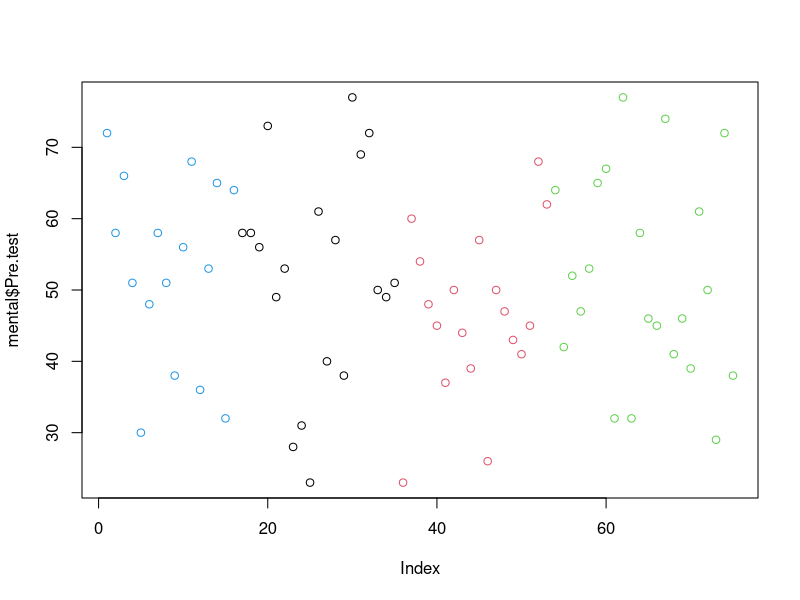
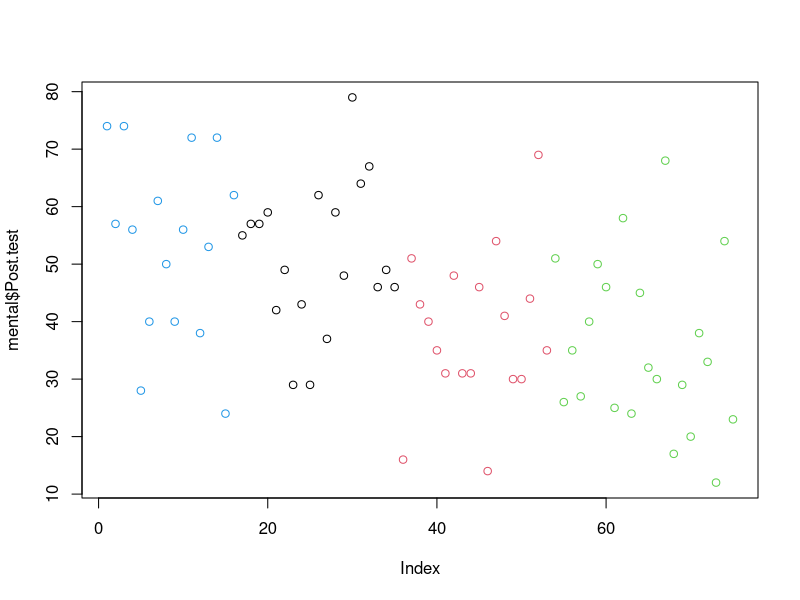
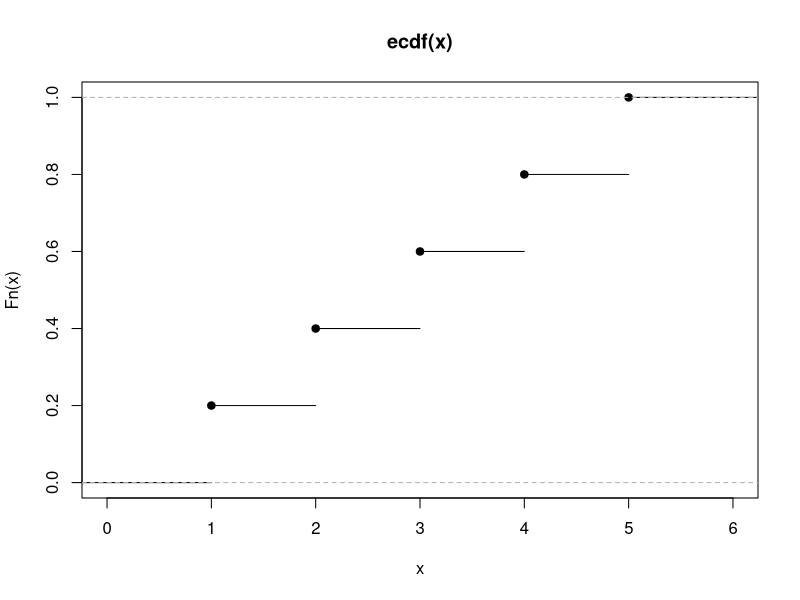
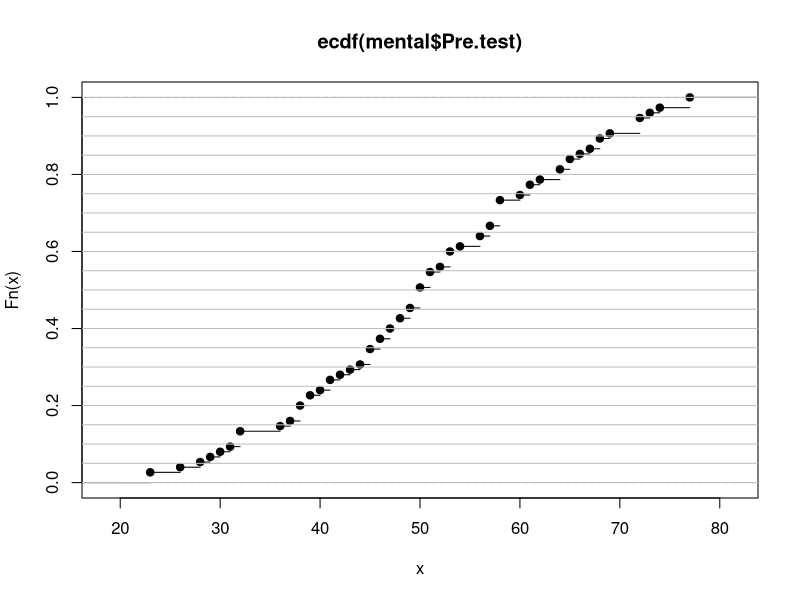
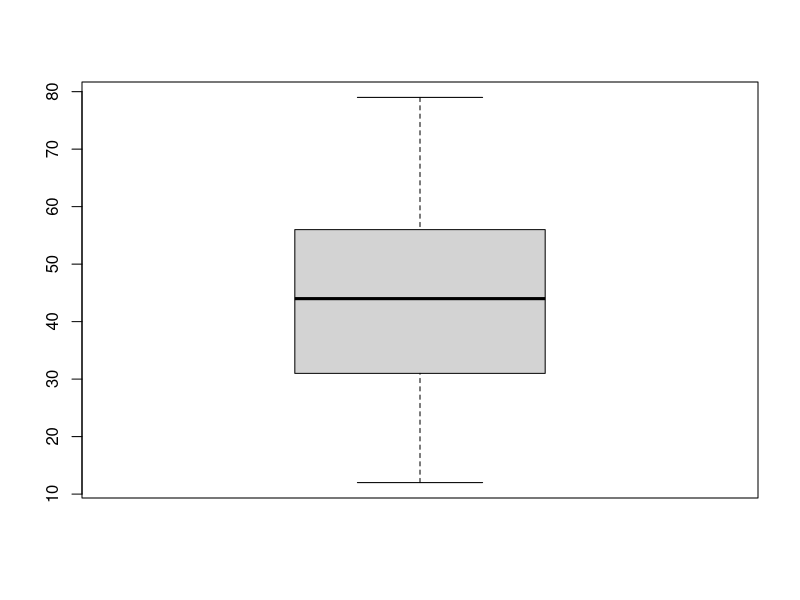
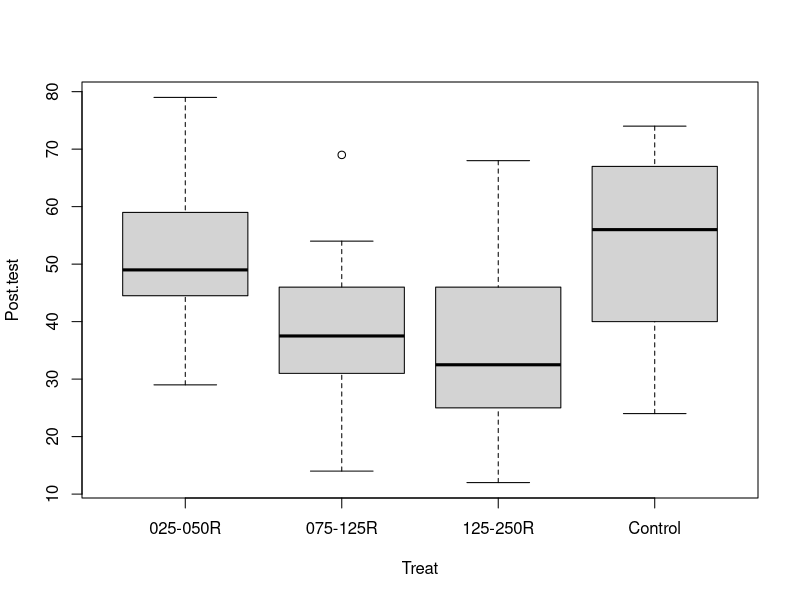
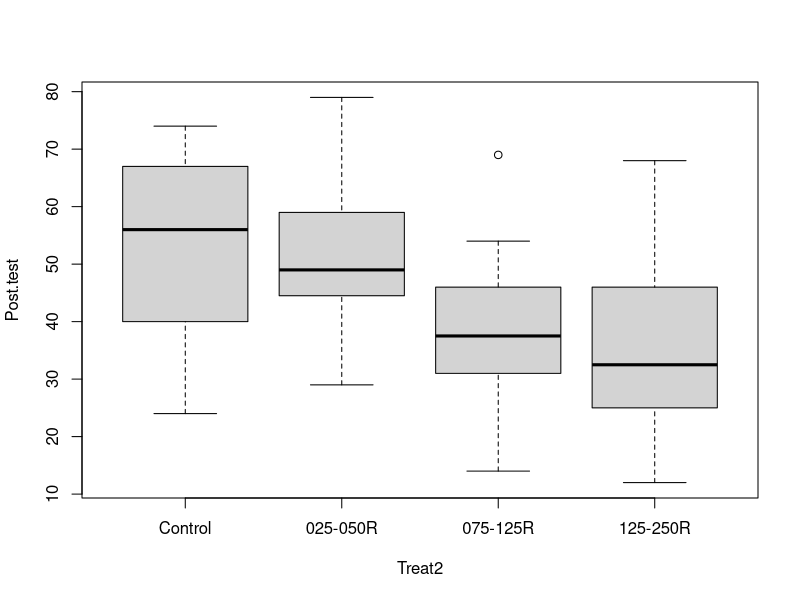
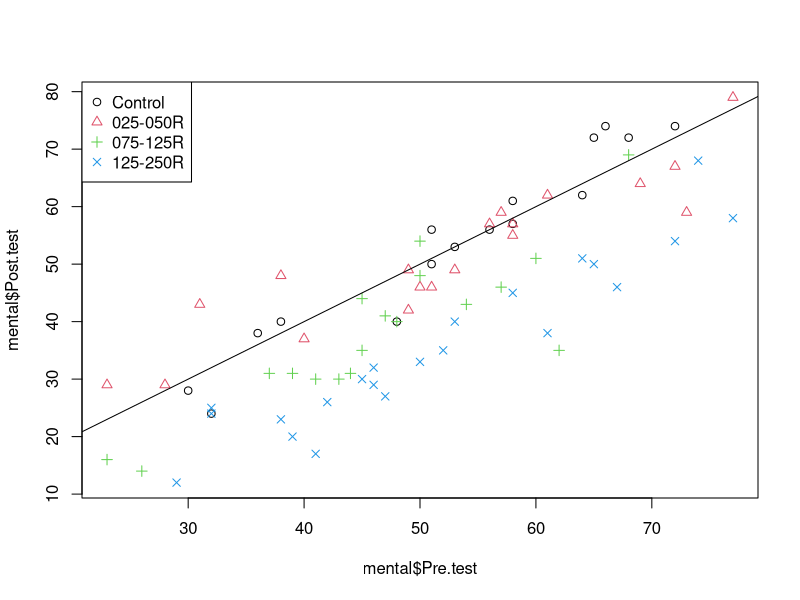

Write R code to recreate these figures, in order.
#' ---
#' title: "Introduction to Statistical Methods"
#' subtitle: "Numerical Measures and Boxplots"
#' author: "Longhai Li"
#' date: "September 2023"
#' output: 
#'    html_document:
#'        toc: true
#'        number_sections: true
#'        highlight: tango
#'        fig_width: 10
#'        fig_height: 8
#' ---

#'  Researcher was interested in the side effects of radiation therapy on
#'  patents suffering cancerous lesions. In particular he was interested in the
#'  effect of radiation therapy on Mental dexterity. Each patient was scored
#'  (Pre.test) on a mental dexterity test prior to treatment. They were again
#'  scored on a similar test (Post.Test) one month after treatment began.  
#'  
#'  N1 = 16 were not given radiation and served as controls,
#'  
#'  N2 = 19 were given radiation dosage in the range 25-50, 

#'  N3 = 18 were given radiation dosage in the range 75-125, and 

#'  N4 = 21 were given radiation dosage in the range 125-250. 

#'  
#'  In the data set,
#'  
#'  Pre.test: mental dexterity score before test

#'  Post.test: mental dexterity score after test

#'  Treat: indicator of dosage level 

#' Import a dataset called "mental.csv"
mental <- read.csv ("mental.csv", stringsAsFactors = TRUE)

#' have a look at the dataset

mental
plot(mental$Pre.test, col=as.numeric(mental$Treat))
plot(mental$Post.test, col=as.numeric(mental$Treat))

#' Numerical measures 

mean (mental$Pre.test)

median (mental$Pre.test)

range (mental$Pre.test)

var (mental$Pre.test)

sd (mental$Pre.test)

IQR (mental$Pre.test)

x <- c(1,2,3,4,5)

plot (ecdf(x))

plot (ecdf (mental$Pre.test))
abline (h = seq (0,1, by = 0.05), lty = 1, col = "grey")


quantile (mental$Pre.test)

quantile (mental$Pre.test, probs = 0.34)

quantile (mental$Pre.test, probs = seq (0, 1, by = 0.1))

quantile (mental$Pre.test, probs = seq (0, 1, by = 0.01))

boxplot (mental$Post.test)

boxplot (Post.test ~ Treat, data = mental)

#' change the default order of treatment

levels(mental$Treat)
mental$Treat2 <- factor(mental$Treat, levels =  levels(mental$Treat)[c(4,1:3)])
levels(mental$Treat2)
mental[, c("Treat", "Treat2")]

# draw boxplot again
boxplot (Post.test ~ Treat2, data = mental)

# The mental dexterity may be related to the pre dexterity of each patient
plot (mental$Post.test ~ mental$Pre.test, 
      col = as.numeric(mental$Treat2), 
      pch = as.numeric(mental$Treat2))
abline(a=0,b=1)
legend("topleft",legend = levels(mental$Treat2), pch = 1:4, col = 1:4)

boxplot (Post.test - Pre.test ~ Treat2, data = mental)
